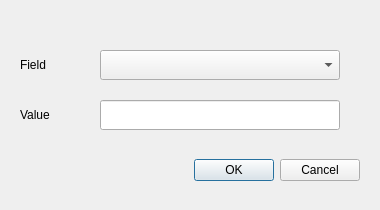
<?xml version="1.0" encoding="UTF-8"?>
<ui version="4.0">
 <class>search</class>
 <widget class="QDialog" name="search">
  <property name="geometry">
   <rect>
    <x>0</x>
    <y>0</y>
    <width>380</width>
    <height>210</height>
   </rect>
  </property>
  <property name="windowTitle">
   <string>Search</string>
  </property>
  <widget class="QDialogButtonBox" name="buttonBox">
   <property name="geometry">
    <rect>
     <x>20</x>
     <y>150</y>
     <width>340</width>
     <height>41</height>
    </rect>
   </property>
   <property name="orientation">
    <enum>Qt::Horizontal</enum>
   </property>
   <property name="standardButtons">
    <set>QDialogButtonBox::Cancel|QDialogButtonBox::Ok</set>
   </property>
  </widget>
  <widget class="QLabel" name="field_label">
   <property name="geometry">
    <rect>
     <x>20</x>
     <y>50</y>
     <width>70</width>
     <height>30</height>
    </rect>
   </property>
   <property name="text">
    <string>Field</string>
   </property>
  </widget>
  <widget class="QLabel" name="value_label">
   <property name="geometry">
    <rect>
     <x>20</x>
     <y>100</y>
     <width>70</width>
     <height>30</height>
    </rect>
   </property>
   <property name="text">
    <string>Value</string>
   </property>
  </widget>
  <widget class="QComboBox" name="field_box">
   <property name="geometry">
    <rect>
     <x>100</x>
     <y>50</y>
     <width>240</width>
     <height>30</height>
    </rect>
   </property>
  </widget>
  <widget class="QLineEdit" name="value_edit">
   <property name="geometry">
    <rect>
     <x>100</x>
     <y>100</y>
     <width>240</width>
     <height>30</height>
    </rect>
   </property>
  </widget>
 </widget>
 <resources/>
 <connections>
  <connection>
   <sender>buttonBox</sender>
   <signal>accepted()</signal>
   <receiver>search</receiver>
   <slot>accept()</slot>
   <hints>
    <hint type="sourcelabel">
     <x>248</x>
     <y>254</y>
    </hint>
    <hint type="destinationlabel">
     <x>157</x>
     <y>274</y>
    </hint>
   </hints>
  </connection>
  <connection>
   <sender>buttonBox</sender>
   <signal>rejected()</signal>
   <receiver>search</receiver>
   <slot>reject()</slot>
   <hints>
    <hint type="sourcelabel">
     <x>316</x>
     <y>260</y>
    </hint>
    <hint type="destinationlabel">
     <x>286</x>
     <y>274</y>
    </hint>
   </hints>
  </connection>
 </connections>
</ui>
